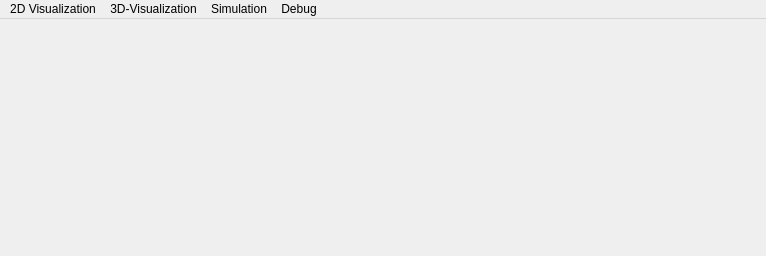
<?xml version="1.0" encoding="UTF-8"?>
<ui version="4.0">
 <class>MainWindowClass</class>
 <widget class="QMainWindow" name="MainWindowClass">
  <property name="geometry">
   <rect>
    <x>0</x>
    <y>0</y>
    <width>766</width>
    <height>256</height>
   </rect>
  </property>
  <property name="windowTitle">
   <string>Simulation and Data Visualization</string>
  </property>
  <property name="windowIcon">
   <iconset resource="../ressources.qrc">
    <normaloff>:/assets/images/favicon.ico</normaloff>:/assets/images/favicon.ico</iconset>
  </property>
  <widget class="QWidget" name="centralWidget">
   <layout class="QVBoxLayout" name="verticalLayout"/>
  </widget>
  <widget class="QMenuBar" name="menuBar">
   <property name="geometry">
    <rect>
     <x>0</x>
     <y>0</y>
     <width>766</width>
     <height>22</height>
    </rect>
   </property>
   <widget class="QMenu" name="menuDebug">
    <property name="title">
     <string>Debug</string>
    </property>
    <addaction name="actionDebug"/>
   </widget>
   <widget class="QMenu" name="menuMap_Visualization">
    <property name="title">
     <string>2D Visualization</string>
    </property>
    <addaction name="actionMap"/>
   </widget>
   <widget class="QMenu" name="menuCrowd_Simulation">
    <property name="title">
     <string>Simulation</string>
    </property>
    <addaction name="actionPandemic"/>
   </widget>
   <widget class="QMenu" name="menu3D_Visualization">
    <property name="title">
     <string>3D-Visualization</string>
    </property>
    <addaction name="actionVolume_Data"/>
   </widget>
   <addaction name="menuMap_Visualization"/>
   <addaction name="menu3D_Visualization"/>
   <addaction name="menuCrowd_Simulation"/>
   <addaction name="menuDebug"/>
  </widget>
  <action name="actionShow_Output">
   <property name="text">
    <string>Show Output</string>
   </property>
  </action>
  <action name="actionDebug">
   <property name="text">
    <string>Show Output</string>
   </property>
  </action>
  <action name="actionMap">
   <property name="text">
    <string>Map</string>
   </property>
  </action>
  <action name="actionPandemic">
   <property name="text">
    <string>Pandemic Simulation</string>
   </property>
  </action>
  <action name="actionVolume_Data">
   <property name="text">
    <string>Slice Viewer</string>
   </property>
  </action>
 </widget>
 <layoutdefault spacing="6" margin="11"/>
 <resources>
  <include location="../ressources.qrc"/>
 </resources>
 <connections>
  <connection>
   <sender>actionDebug</sender>
   <signal>triggered()</signal>
   <receiver>MainWindowClass</receiver>
   <slot>onShowDebugOutput()</slot>
   <hints>
    <hint type="sourcelabel">
     <x>-1</x>
     <y>-1</y>
    </hint>
    <hint type="destinationlabel">
     <x>339</x>
     <y>255</y>
    </hint>
   </hints>
  </connection>
  <connection>
   <sender>actionMap</sender>
   <signal>triggered()</signal>
   <receiver>MainWindowClass</receiver>
   <slot>onMapVisualization()</slot>
   <hints>
    <hint type="sourcelabel">
     <x>-1</x>
     <y>-1</y>
    </hint>
    <hint type="destinationlabel">
     <x>285</x>
     <y>255</y>
    </hint>
   </hints>
  </connection>
  <connection>
   <sender>actionPandemic</sender>
   <signal>triggered()</signal>
   <receiver>MainWindowClass</receiver>
   <slot>onPandemicSimulation()</slot>
   <hints>
    <hint type="sourcelabel">
     <x>-1</x>
     <y>-1</y>
    </hint>
    <hint type="destinationlabel">
     <x>285</x>
     <y>255</y>
    </hint>
   </hints>
  </connection>
  <connection>
   <sender>actionVolume_Data</sender>
   <signal>triggered()</signal>
   <receiver>MainWindowClass</receiver>
   <slot>onVolumeDataVisualization()</slot>
   <hints>
    <hint type="sourcelabel">
     <x>-1</x>
     <y>-1</y>
    </hint>
    <hint type="destinationlabel">
     <x>285</x>
     <y>255</y>
    </hint>
   </hints>
  </connection>
 </connections>
 <slots>
  <slot>onShowDebugOutput()</slot>
  <slot>onMapVisualization()</slot>
  <slot>onPandemicSimulation()</slot>
  <slot>onVolumeDataVisualization()</slot>
 </slots>
</ui>
